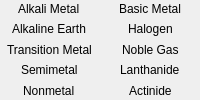
           <widget class="QWidget" name="tableLegendWidget" native="true">
            <property name="sizePolicy">
             <sizepolicy hsizetype="Maximum" vsizetype="Maximum">
              <horstretch>0</horstretch>
              <verstretch>0</verstretch>
             </sizepolicy>
            </property>
            <property name="minimumSize">
             <size>
              <width>0</width>
              <height>0</height>
             </size>
            </property>
            <layout class="QHBoxLayout" name="horizontalLayout_2">
             <property name="spacing">
              <number>2</number>
             </property>
             <property name="leftMargin">
              <number>0</number>
             </property>
             <property name="topMargin">
              <number>0</number>
             </property>
             <property name="rightMargin">
              <number>0</number>
             </property>
             <property name="bottomMargin">
              <number>0</number>
             </property>
             <item>
              <layout class="QVBoxLayout" name="verticalLayout_4">
               <property name="spacing">
                <number>2</number>
               </property>
               <item alignment="Qt::AlignHCenter|Qt::AlignVCenter">
                <widget class="QLabel" name="AlkaliMetalLabel">
                 <property name="sizePolicy">
                  <sizepolicy hsizetype="Maximum" vsizetype="Maximum">
                   <horstretch>0</horstretch>
                   <verstretch>0</verstretch>
                  </sizepolicy>
                 </property>
                 <property name="text">
                  <string>Alkali Metal</string>
                 </property>
                </widget>
               </item>
               <item alignment="Qt::AlignHCenter|Qt::AlignVCenter">
                <widget class="QLabel" name="AlkalineEarthLabel">
                 <property name="sizePolicy">
                  <sizepolicy hsizetype="Maximum" vsizetype="Maximum">
                   <horstretch>0</horstretch>
                   <verstretch>0</verstretch>
                  </sizepolicy>
                 </property>
                 <property name="text">
                  <string>Alkaline Earth</string>
                 </property>
                </widget>
               </item>
               <item alignment="Qt::AlignHCenter|Qt::AlignVCenter">
                <widget class="QLabel" name="TransitionMetalLabel">
                 <property name="sizePolicy">
                  <sizepolicy hsizetype="Maximum" vsizetype="Maximum">
                   <horstretch>0</horstretch>
                   <verstretch>0</verstretch>
                  </sizepolicy>
                 </property>
                 <property name="text">
                  <string>Transition Metal</string>
                 </property>
                </widget>
               </item>
               <item alignment="Qt::AlignHCenter|Qt::AlignVCenter">
                <widget class="QLabel" name="SemimetalLabel">
                 <property name="sizePolicy">
                  <sizepolicy hsizetype="Maximum" vsizetype="Maximum">
                   <horstretch>0</horstretch>
                   <verstretch>0</verstretch>
                  </sizepolicy>
                 </property>
                 <property name="text">
                  <string>Semimetal</string>
                 </property>
                </widget>
               </item>
               <item alignment="Qt::AlignHCenter|Qt::AlignVCenter">
                <widget class="QLabel" name="NonmetalLabel">
                 <property name="sizePolicy">
                  <sizepolicy hsizetype="Maximum" vsizetype="Maximum">
                   <horstretch>0</horstretch>
                   <verstretch>0</verstretch>
                  </sizepolicy>
                 </property>
                 <property name="text">
                  <string>Nonmetal</string>
                 </property>
                </widget>
               </item>
              </layout>
             </item>
             <item>
              <layout class="QVBoxLayout" name="verticalLayout_5">
               <property name="spacing">
                <number>2</number>
               </property>
               <item alignment="Qt::AlignHCenter|Qt::AlignVCenter">
                <widget class="QLabel" name="BasicMetalLabel">
                 <property name="sizePolicy">
                  <sizepolicy hsizetype="Maximum" vsizetype="Maximum">
                   <horstretch>0</horstretch>
                   <verstretch>0</verstretch>
                  </sizepolicy>
                 </property>
                 <property name="text">
                  <string>Basic Metal</string>
                 </property>
                </widget>
               </item>
               <item alignment="Qt::AlignHCenter|Qt::AlignVCenter">
                <widget class="QLabel" name="HalogenLabel">
                 <property name="sizePolicy">
                  <sizepolicy hsizetype="Maximum" vsizetype="Maximum">
                   <horstretch>0</horstretch>
                   <verstretch>0</verstretch>
                  </sizepolicy>
                 </property>
                 <property name="text">
                  <string>Halogen</string>
                 </property>
                </widget>
               </item>
               <item alignment="Qt::AlignHCenter|Qt::AlignVCenter">
                <widget class="QLabel" name="NobleGasLabel">
                 <property name="sizePolicy">
                  <sizepolicy hsizetype="Maximum" vsizetype="Maximum">
                   <horstretch>0</horstretch>
                   <verstretch>0</verstretch>
                  </sizepolicy>
                 </property>
                 <property name="text">
                  <string>Noble Gas</string>
                 </property>
                </widget>
               </item>
               <item alignment="Qt::AlignHCenter|Qt::AlignVCenter">
                <widget class="QLabel" name="LanthanideLabel">
                 <property name="sizePolicy">
                  <sizepolicy hsizetype="Maximum" vsizetype="Maximum">
                   <horstretch>0</horstretch>
                   <verstretch>0</verstretch>
                  </sizepolicy>
                 </property>
                 <property name="text">
                  <string>Lanthanide</string>
                 </property>
                </widget>
               </item>
               <item alignment="Qt::AlignHCenter|Qt::AlignVCenter">
                <widget class="QLabel" name="ActinideLabel">
                 <property name="sizePolicy">
                  <sizepolicy hsizetype="Maximum" vsizetype="Maximum">
                   <horstretch>0</horstretch>
                   <verstretch>0</verstretch>
                  </sizepolicy>
                 </property>
                 <property name="text">
                  <string>Actinide</string>
                 </property>
                </widget>
               </item>
              </layout>
             </item>
            </layout>
           </widget>
